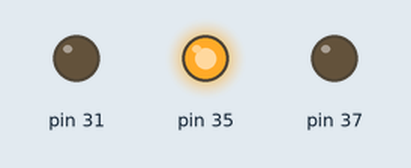
Recording of a program running on a simulated Raspberry Pi (header pin numbers). Shown: output pins drawn as LEDs (lit = HIGH).

Above: at 0.1 s.
At 0.6 s:
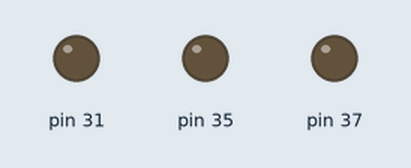
At 4.6 s:
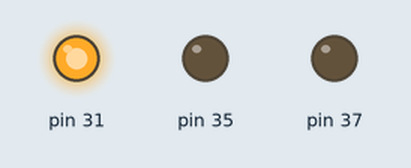
At 10.1 s:
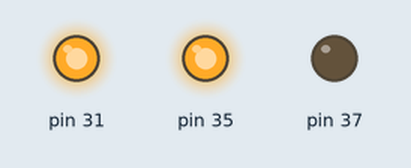
At 20.1 s:
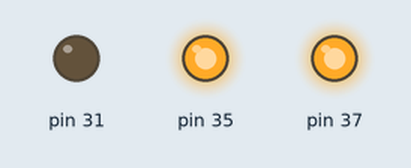
At 39.75 s:
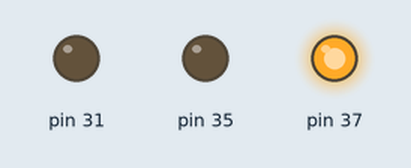
Timing chart, 0 to 40.0 s (numbered marks = the images above):
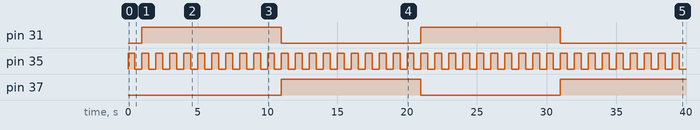

The program:

led_1.py
```python
# -*- coding: utf-8 -*-
import RPi.GPIO as GPIO
import time
# BOARD编号方式，基于插座引脚编号
GPIO.setwarnings(False)
GPIO.setmode(GPIO.BOARD)
# 输出模式
GPIO.setup(35, GPIO.OUT)
GPIO.setup(37, GPIO.OUT)
GPIO.setup(31, GPIO.OUT)
GPIO.output(31, GPIO.LOW)
GPIO.output(37, GPIO.LOW)
GPIO.output(35, GPIO.LOW)
i=0
while True:
	GPIO.output(35, GPIO.HIGH)
	time.sleep(0.5)
	GPIO.output(35, GPIO.LOW)
	time.sleep(0.5)
	if i==20:
		i=0
	if (i>=0 and i<10):
		GPIO.output(31, GPIO.HIGH)
		GPIO.output(37, GPIO.LOW)
	elif (i>=10 and i<20):
		GPIO.output(31, GPIO.LOW)
                GPIO.output(37, GPIO.HIGH)
	i += 1
```

Measured:
- by itself, pin 31: alternates HIGH for 10.0 s and LOW for 10.0 s
- by itself, pin 35: alternates HIGH for 0.50 s and LOW for 0.50 s
- by itself, pin 37: LOW → HIGH at 11.0 s, → LOW 10.0 s later, → HIGH 10.0 s later
